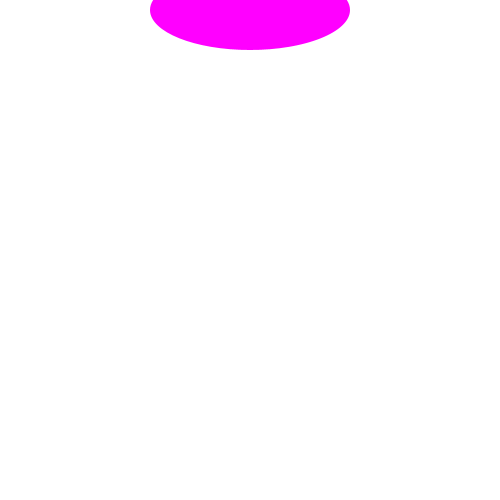
Frame 1 (no input)
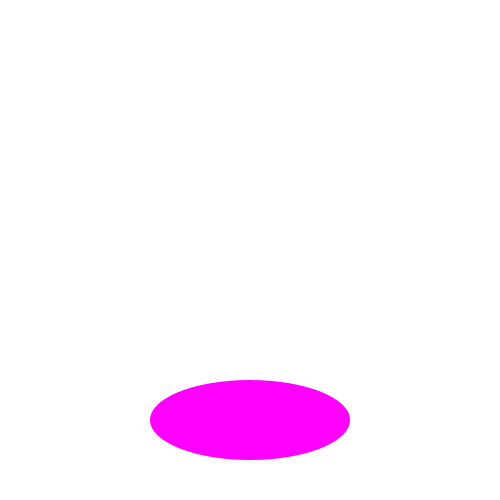
Frame 60 (the mouse pressed at the canvas centre just before this capture)
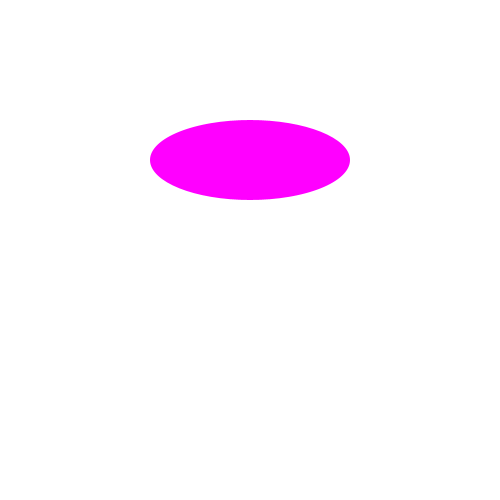
Frame 120 (the mouse held since frame 60 and released just before this capture)

The Processing sketch that drew these frames (run headless with seeded random() and noise(); from frame 60 on, the mouse is pressed at the canvas centre):

// Processing sketch: processing_66285
// ── processing_66285.pde

int movement;
int yball;

void setup () {
  background (255);
  size (500, 500);
  noFill ();
  smooth ();
  noStroke ();
  frameRate (60);
  movement = 10;
  yball = 10;
}

void draw () {
  background (255);
  fill (255, 0, 255);
  ellipse (width/2, yball, 200, 80);

  yball += movement;

  if (yball > 500 || yball < 0) {
    movement *= -1;
 }
}
